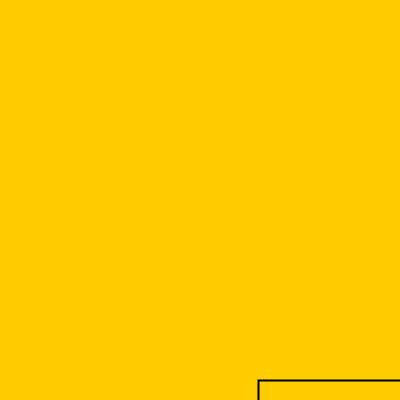
Frame 1 (no input)
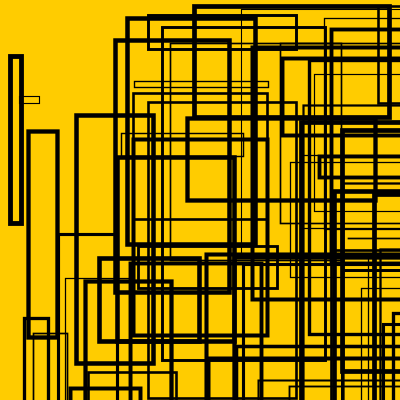
Frame 60 (the mouse pressed at the canvas centre just before this capture)
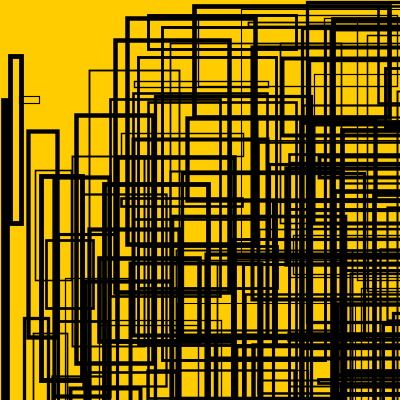
Frame 120 (the mouse held since frame 60 and released just before this capture)

The Processing sketch that drew these frames (run headless with seeded random() and noise(); from frame 60 on, the mouse is pressed at the canvas centre):

// Processing sketch: random_02
// ── random_02.pde
void setup() {
  size (400, 400);
  background(255, 204, 0);
  noFill();
}

void draw() {

  float rect_size = random (400);
  float stroke_size = random (1, 5);
  strokeWeight(stroke_size);
  rect (rect_size, random(400), rect_size, random(400));
  frameRate(5);
}
